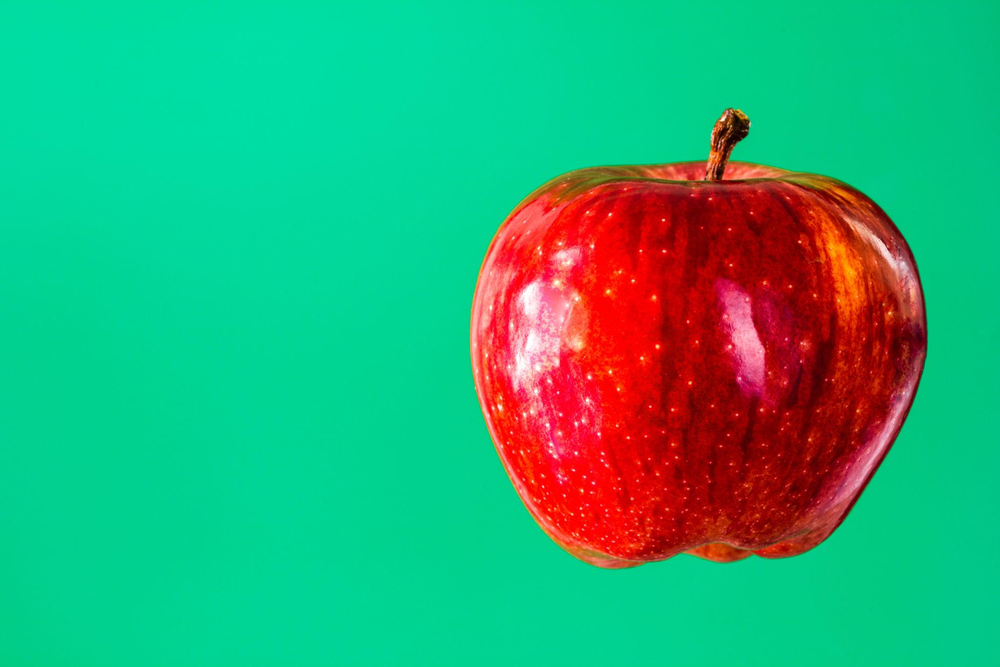
#> input picture Exp36_input_img.png, 1000 x 667 px, shrunk from 2048 x 1366 before the run, found by its file name
$ jupyter execute Experiment_17_.ipynb
#> lines starting #> are read from the running program, lines starting #| are printed output that depends on the picture; after the words box and inside, x2 and y2 are one past the last pixel; in counts of white or black regions, pixels touching at a corner belong together
<a href="https://colab.research.google.com/github/monikamoni022007-ux/ITA0520---COMPUTER-VISION/blob/main/EXPERIMENTS/Experiment_17_.ipynb" target="_parent"></a>

[cell 1]
from google.colab import files
uploaded = files.upload()
#> the answer given: Exp36_input_img.png

import cv2
import matplotlib.pyplot as plt

filename = list(uploaded.keys())[0]
image = cv2.imread(filename)
#> image is the input picture: shape (667, 1000, 3); mean B, G, R 119.1, 169.5, 45.2
print("Image uploaded successfully:", filename)

watermarked_image = image.copy()

text = "SIMATS"

cv2.putText(
    watermarked_image,
    text,
    (50, 100),
    cv2.FONT_HERSHEY_SIMPLEX,
    2,
    (255, 255, 255),
    3
)
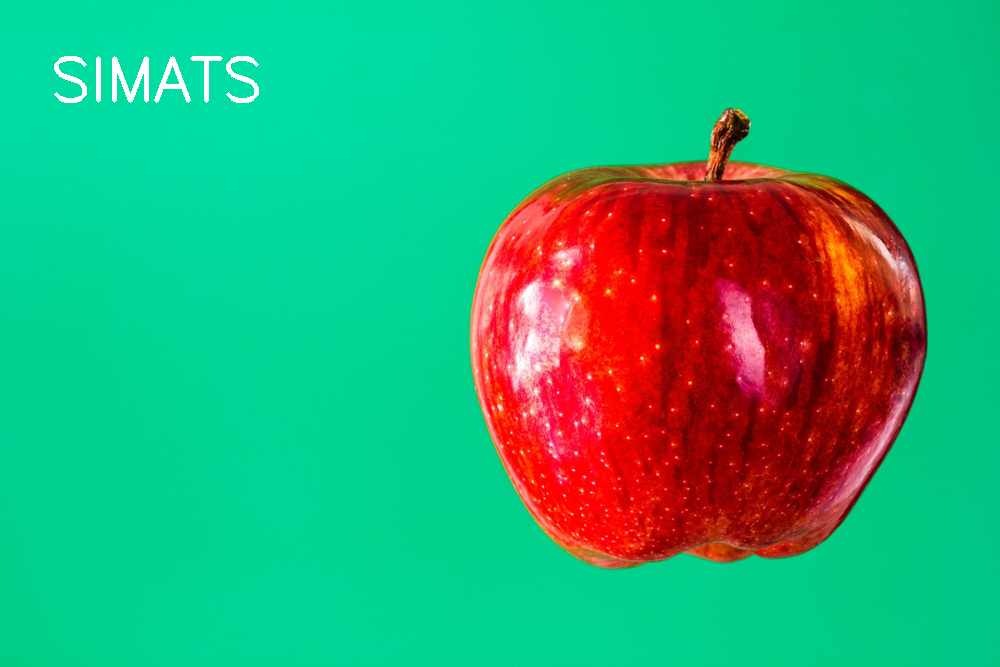
#> watermarked_image: shape (667, 1000, 3); 0.46% of pixels changed, all inside (x1, y1, x2, y2) = (54, 56, 259, 103)


plt.figure(figsize=(10, 5))

plt.subplot(1, 2, 1)
plt.imshow(cv2.cvtColor(image, cv2.COLOR_BGR2RGB))
plt.title("Original Image")
plt.axis("off")

plt.subplot(1, 2, 2)
plt.imshow(cv2.cvtColor(watermarked_image, cv2.COLOR_BGR2RGB))
plt.title("Watermarked Image")
plt.axis("off")

plt.show()
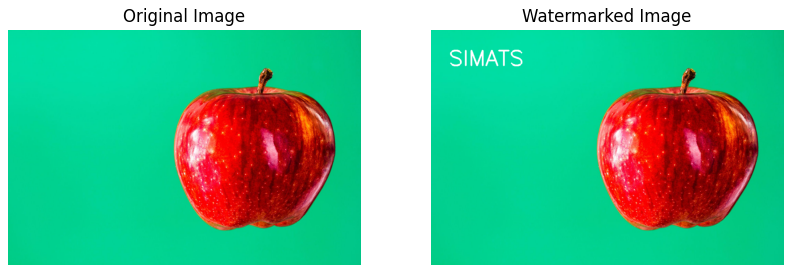
#> figure drawn by matplotlib, 2 panels

overlay = image.copy()

cv2.putText(
    overlay,
    "SIMATS",
    (50, 100),
    cv2.FONT_HERSHEY_SIMPLEX,
    2,
    (255, 255, 255),
    3
)

watermarked_image = cv2.addWeighted(
    overlay, 0.4,
    image, 0.6,
    0
)

plt.imshow(cv2.cvtColor(watermarked_image, cv2.COLOR_BGR2RGB))
plt.title("Transparent Watermark")
plt.axis("off")
plt.show()
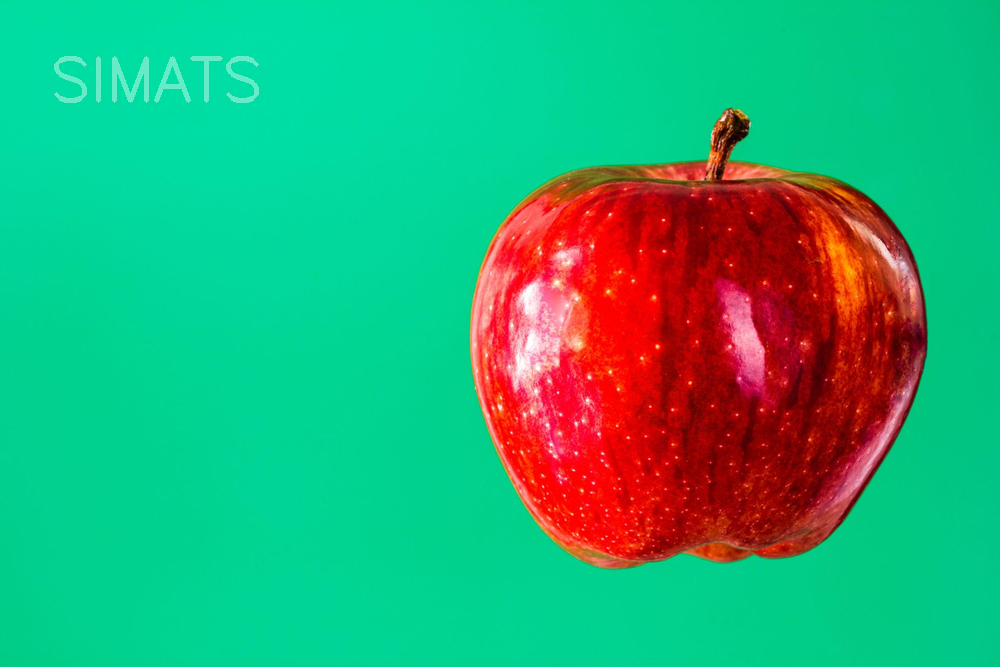
#> shown: shape (667, 1000, 3); mean R, G, B 45.7, 169.6, 119.2
